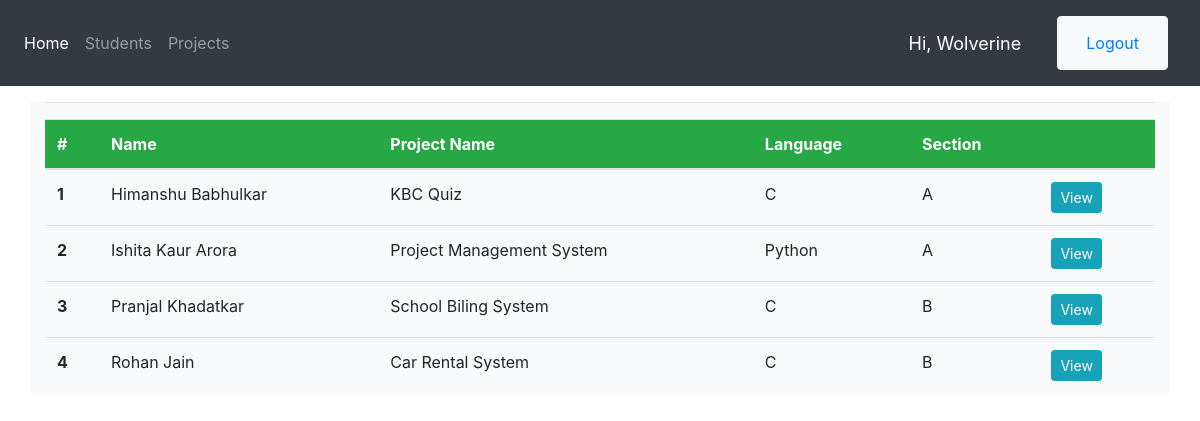
The app's page / (signed in) with its own data.
### app/models.py (models this page shows)
class Student(models.Model):
    name = models.CharField(max_length=30)
    project = models.ManyToManyField('Project',null=True, blank=True)
    enroll = models.CharField(max_length=12)
    branch = models.CharField(max_length=12)
    section = models.CharField(max_length=5)
    date_created = models.DateTimeField(auto_now_add=True, null=True)
    class Meta:
        ordering = ['name']
    def __str__(self):
        return self.name

class Project(models.Model):
    TUP = (
        ('Web Application','Web Application'),
        ('Desktop Application', 'Desktop Application'),
        ('Console Application', 'Console Application')
    )
    LANG =(
        ('C','C'),
        ('C++', 'C++'),
        ('Java','Java'),
        ('Python','Python')
    )
    name = models.CharField(max_length=30)
    language = models.CharField(max_length=20,  choices = LANG)
    description = models.TextField(blank=True, null=True)
    category = models.CharField(max_length=20, choices = TUP)
    document = models.FileField(upload_to = 'static/doc/' ,null=True, blank=True)
    date_created = models.DateTimeField(auto_now_add=True, null=True)
    def __str__(self):
        return self.name

### app/views.py (the view)
# urls.py: path('',home_view ),
def home_view(request, *args, **kwargs):
    students = Student.objects.all()
    stu = []
    for index, student in enumerate(students):
        stu_dict={}
        stu_dict['index'] = index+1
        stu_dict['student']= student
        proj= student.project.all().first()
        stu_dict['project'] = proj
        stu.append(stu_dict)
    print(stu)
    context = {'students':stu}
    return render(request, 'home.html', context)

### templates/home.html (shortened to what this page needs)
{% extends 'base.html' %}
{% block content %}
<hr>
<table class="table table-hover">
    <thead class="bg-success text-white">
      <tr>
        <th scope="col">#</th>
        <th scope="col">Name</th>
        <th scope="col">Project Name</th>
        <th scope="col">Language</th>
        <th scope="col">Section</th>
        <th></th>
      </tr>
    </thead>
    <tbody>
        {% for student in students %}
      <tr>
        <th scope="row">{{student.index}}</th>
        <td>{{student.student.name}}</td>
        <td>{{student.project.name}}</td>
        <td>{{student.project.language}}</td>
        <td>{{student.student.section}}</td>
        <td><a class="btn btn-sm btn-info" href="/student/{{student.student.id}}">View</a></td>
      </tr>
      {% endfor %}
    </tbody>
  </table>
{% endblock  %}

### templates/navbar.html (shortened to what this page needs)
  <nav class="navbar navbar-expand-lg navbar-dark bg-dark">
    <div class="collapse navbar-collapse" id="navbarNav">
      <ul class="navbar-nav">
        <li class="nav-item active">
          <a class="nav-link" href="/">Home</a>
        </li>
        <li class="nav-item">
          <a class="nav-link" href="#">Students</a>
        </li>
        <li class="nav-item">
          <a class="nav-link" href="#">Projects</a>
        </li>
      </ul>
    </div>
    <span class="hello-msg" style="text-transform: capitalize">Hi, {{ request.user }}</span>
    <div class="navbar navbar-light bg-dark">
      {% if request.user.is_authenticated %}
      <li class="nav-item btn btn-light">
        <a class="nav-link" href="#">Logout</a>
      </li>
      {% else %}
      <li class="nav-item  btn btn-sm btn-light">
        <a class="nav-link" href="#">Login</a>
      </li>
      {% endif %}
    </div>
  </nav>

### templates/navbar.html (style rules this page uses)
.hello-msg { font-size: 18px; color: #fff; margin-right: 20px; }

### records on screen
Student: index "1", student.name "Himanshu Babhulkar", project.name "KBC Quiz", project.language "C", student.section "A"
Student: index "2", student.name "Ishita Kaur Arora", project.name "Project Management System", project.language "Python", student.section "A"
Student: index "3", student.name "Pranjal Khadatkar", project.name "School Biling System", project.language "C", student.section "B"
Student: index "4", student.name "Rohan Jain", project.name "Car Rental System", project.language "C", student.section "B"

### other values on screen
{{ request.user }} "Wolverine"
